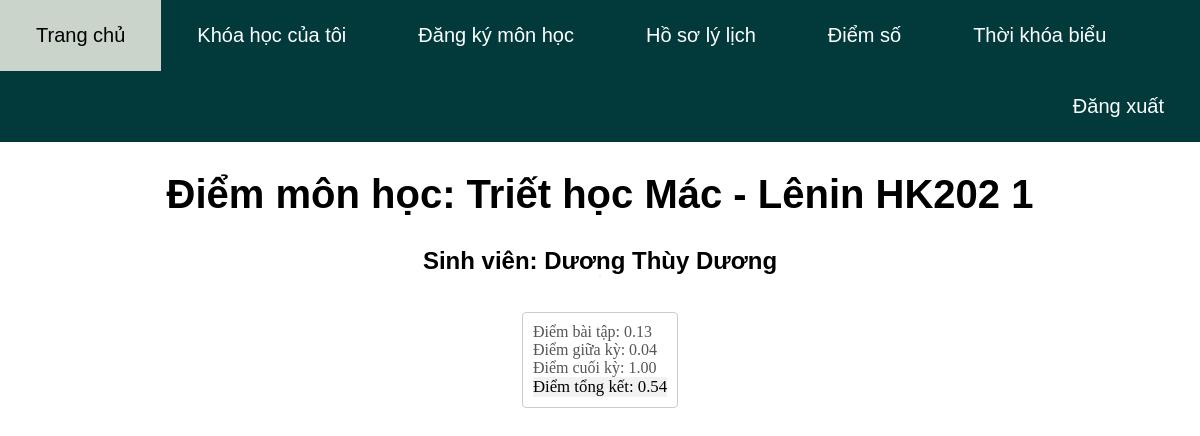
Screenshot of /course/student/38/score_view/ (signed in) with the database file from the repository.
### Course/models.py (models this page shows, shortened)
class Course(models.Model):
    students = models.ManyToManyField(Student)
    teacher = models.ForeignKey(Teacher, on_delete=models.CASCADE, null=True)
    subject = models.ForeignKey(Subject, on_delete=models.CASCADE, null=True)
    semester = models.ForeignKey(Semester, on_delete=models.CASCADE, null=True)
    id_course = models.CharField(max_length=3, null=True)
    def __str__(self):
        name = self.subject.name + " HK" + self.semester.semester_id + " " + self.id_course
        return name

### Databases/models.py (models this page shows, shortened)
class Subject(models.Model):
    name = models.CharField(max_length=50, null=True, default="")
    credit = models.IntegerField(default=0)
    days = models.IntegerField(default=1)
    hours = models.IntegerField(default=1)

class Semester(models.Model):
    semester_id = models.CharField(max_length=10, null=True, default="")
    is_registration = models.BooleanField(null=True, default=False)

### Student/models.py (models this page shows, shortened)
class Student(models.Model):
    student_id = models.CharField(max_length=15, null=False, primary_key=True, default='')
    name = models.CharField(max_length=30, null=True, default='')
    date_of_birth = models.DateField(null=True, default='')
    department = models.ForeignKey(Department, on_delete=models.CASCADE, null=True)
    major = models.ForeignKey(Major, on_delete=models.CASCADE, null = True)
    username = models.OneToOneField(MyUser, on_delete=models.CASCADE,  null=True)
    hometown = models.CharField(max_length=40, null=True)
    avatar = models.ImageField(upload_to="Avatar/Student/", null=True, blank=True)
    GENDER_CHOICES = [
        ('Nam', 'Nam'),
        ('Nữ', 'Nữ'),
    ]
    gender = models.CharField(max_length=10, null=True, choices=GENDER_CHOICES)
    STATE_CHOICES = [
        ('Đang học', 'Đang học'),
        ('Tạm dừng học', 'Tạm dừng học'),
        ('Thôi học', 'Thôi học'),
        ('Tốt nghiệp', 'Tốt nghiệp'),
    ]
    state = models.CharField(max_length=20, null=True, choices=STATE_CHOICES)
    TYPE_CHOICES = [
        ('Cử nhân', 'Cử nhân'),
        ('Thạc sĩ', 'Thạc sĩ'),
    ]
    type = models.CharField(max_length=20, null=True, choices=TYPE_CHOICES)

### Grade/models.py (models this page shows, shortened)
class Grade(models.Model):
    student = models.ForeignKey(Student, on_delete=models.CASCADE, null=True)
    course = models.ForeignKey(Course, on_delete=models.CASCADE, null=True)
    assignment_score = models.DecimalField(max_digits=5, decimal_places=2, null=True, blank=True)
    midterm_score = models.DecimalField(max_digits=5, decimal_places=2, null=True, blank=True)
    final_score = models.DecimalField(max_digits=5, decimal_places=2, null=True, blank=True)
    @property
    def average_score(self):
        if self.assignment_score is not None and self.midterm_score is not None and self.final_score is not None:
            assignment_score = float(self.assignment_score)
            midterm_score = float(self.midterm_score)
            final_score = float(self.final_score)
            return round((assignment_score * 0.2 + midterm_score * 0.3 + final_score * 0.5), 2)
        else:
            return None

### Course/views.py (the view)
# urls.py: path("student/<int:course_id>/score_view/", views.ScoreView.as_view(), name="ScoreView"),
class ScoreView(RoleRequiredMixin, View):
    def has_permission(self, user):
        return user.user_type == 'Student'
    def get(self, request, course_id):
        course = Course.objects.get(pk=course_id)
        student = request.user.student
        grade = Grade.objects.filter(course=course, student=student).first()
        context = {
            "course": course,
            "student": student,
            "grade": grade,
        }
        return render(request, "Course/CourseStudent/ScoreView.html", context)

### Login/mixins.py (called while the page is built)
    def dispatch(self, request, *args, **kwargs):
        if not request.user.is_authenticated:
            return self.handle_no_permission()
        elif not self.has_permission(request.user):
            return HttpResponseRedirect(self.get_redirect_url())
        return super().dispatch(request, *args, **kwargs)

### templates/Course/CourseStudent/ScoreView.html (shortened to what this page needs)
{% load static %}
<!DOCTYPE html>
<html lang="vi">
<head>
    <link rel="stylesheet" href="{% static 'css/file.css' %}">
    <link rel="stylesheet" href="{% static 'css/home.css' %}">
</head>
<body>
    <nav>
		<a href="{% url 'Student:student' %}" class="menu_left">Trang chủ</a>
		<a href="{% url 'Student:student_course' %}" class="menu_left">Khóa học của tôi</a>
		<a href="{% url 'Registration:registration_student' %}" class="menu_left">Đăng ký môn học</a>
		<a href="{% url 'Student:student_profile' %}" class="menu_left">Hồ sơ lý lịch</a>
		<a href="{% url 'Student:student_score' %}" class="menu_left">Điểm số</a>
		<a href="{% url 'Student:student_schedule' %}" class="menu_left">Thời khóa biểu</a>
		<a href="{% url 'Logout:logout' %}" class="menu_right">Đăng xuất</a>
	</nav>
    <h1 class="menu_text">Điểm môn học: {{ course }}</h1>
    <div class="center_form">
        <h2>Sinh viên: {{ student.name }}</h2>
        <hr>
        <div class="list_form">
            {% if grade.assignment_score is not None %}
                <p>Điểm bài tập: {{ grade.assignment_score }}</p>
            {% else %}
                <p>Điểm bài tập:</p>
            {% endif %}
            {% if grade.midterm_score is not None %}
                <p>Điểm giữa kỳ: {{ grade.midterm_score }}</p>
            {% else %}
                <p>Điểm giữa kỳ:</p>
            {% endif %}
            {% if grade.final_score is not None %}
                <p>Điểm cuối kỳ: {{ grade.final_score }}</p>
            {% else %}
                <p>Điểm cuối kỳ:</p>
            {% endif %}
            {% if grade.average_score is not None %}
                <p class="hightlight_form">Điểm tổng kết: {{ grade.average_score }}</p>
            {% else %}
                <p class="hightlight_form">Điểm tổng kết:</p>
            {% endif %}
        </div>
    </div>
</body>
</html>

### static/css/file.css (style rules this page uses)
body { font-family: Arial, Helvetica, sans-serif; }
* { box-sizing: border-box; }
* { margin: 0px; }
nav { background-color: #023A3C; overflow: hidden; }
nav a { color: white; padding: 24px 36px; text-align: center; text-decoration: none; display: block; }
.menu_text { text-align: center; padding: 30px; margin: 0; font-size: 40px; }
.menu_left { float: left; }
.menu_right { float: right; }
hr { border: 1px solid #f1f1f1; margin-bottom: 25px; }
.center_form { display: flex; flex-direction: column; align-items: center; justify-content: center; }
.list_form { font-family: 'Verdana', sans-se rif; color: #555555; border: 1px solid #cccccc; border-radius: 4px; padding: 10px; margin: 10px 0; }
.hightlight_form { background-color: #f2f2f2; color: black; font-size: 105%; }

### static/css/home.css (style rules this page uses)
body { font-family: Arial, Helvetica, sans-serif; }
* { box-sizing: border-box; }
* { margin: 0px; }
nav { background-color: #023A3C; overflow: hidden; }
nav a { color: white; padding: 24px 36px; text-align: center; text-decoration: none; display: block; }
.menu_left { float: left; font-size: 20px; cursor: pointer; }
.menu_right { float: right; font-size: 20px; }

### rows the page displays
Course: subject+semester+id_course "Triết học Mác - Lênin HK202 1"
Student: name "Dương Thùy Dương"
Grade: assignment_score "0.13", midterm_score "0.04", final_score "1.00", average_score "0.54"
